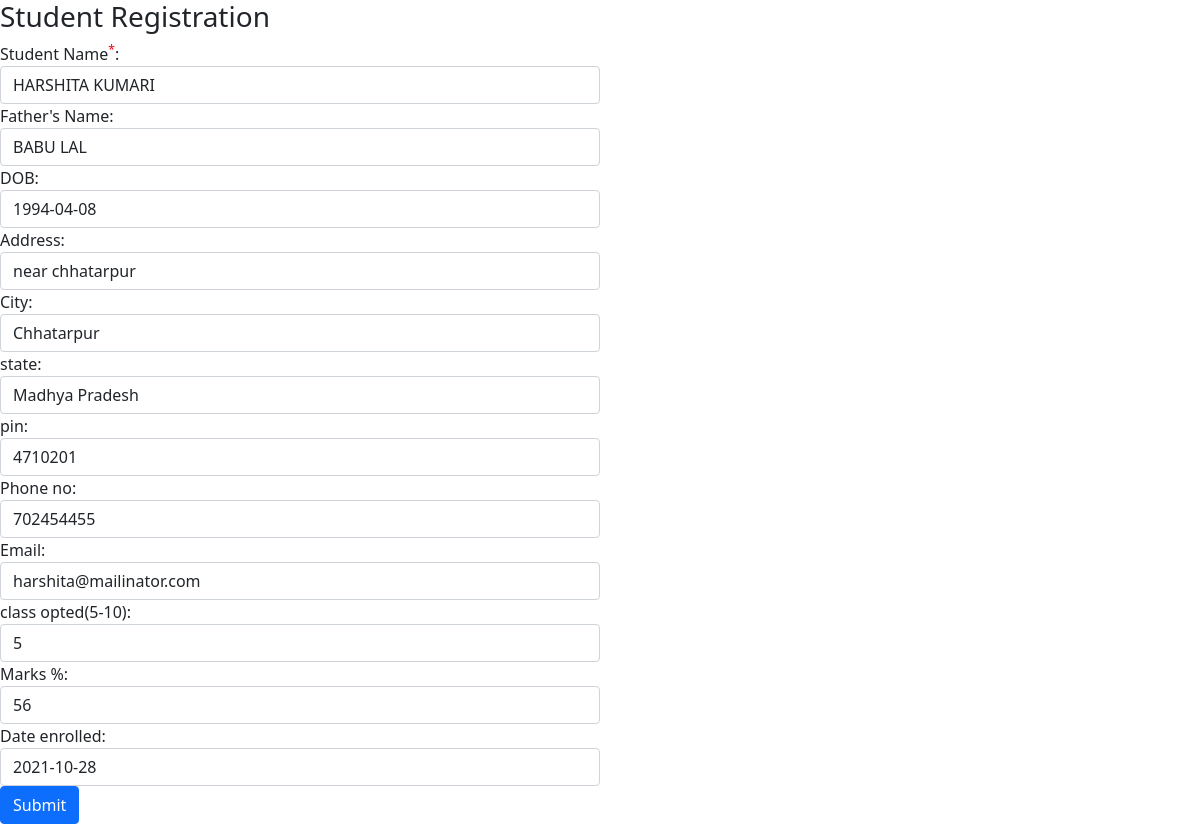
Screenshot of /add-student/3 with the database file from the repository.
### enrollment/models.py (models this page shows)
class Student(models.Model):
    student_name= models.TextField(null = True, blank= True)
    father_name= models.TextField(null = True, blank= True)
    dob= models.DateTimeField(null = True, blank= True)
    address= models.TextField(null = True, blank= True)
    city = models.TextField(null = True, blank= True)
    state = models.TextField(null = True, blank= True)
    pin = models.TextField(null = True, blank= True)
    phoneNo = models.TextField(null = True, blank= True)
    email = models.TextField(null = True, blank= True)
    class_opted = models.TextField(null = True, blank= True)
    marks = models.TextField(null = True, blank= True)
    date_enrolled = models.DateTimeField(null = True, blank= True)
    date_added= models.DateTimeField(auto_now= True)
    class Meta:
        db_table = 'Student'

### enrollment/views.py (the view)
# urls.py: path("add-student", views.add_student, name='addstudent'),
def add_student(request, id=None):
    if(id != None):
        student = Student.objects.get(id=id)
        print(student)
    else:
        student = []
    return render(request, 'add-student.html', {'student_detail':student})

### templates/add-student.html (shortened to what this page needs)
<!doctype html>
<html lang="en">
  <head>
    <link href="https://cdn.jsdelivr.net/npm/bootstrap@5.1.3/dist/css/bootstrap.min.css" rel="stylesheet">
    <link rel="stylesheet" href="https://cdnjs.cloudflare.com/ajax/libs/jquery-datetimepicker/2.5.20/jquery.datetimepicker.css" />
  </head>
  <body>
    <h3>Student Registration</h3>
    <form id="create_student_form" action="/createstudent" method="post">
        <div class="col-md-6">
            <div class="form-group">
                <label for="name">Student Name<sup class="error">*</sup>:</label>
                <input type="text" class="form-control" value="{{ student_detail.student_name }}" name="student_name" id="student_name">
            </div>
            <div class="form-group">
                <label for="name">Father's Name:</label>
                <input type="text" class="form-control" value="{{ student_detail.father_name }}" name="father_name" id="fathers_name">
            </div>
            <div class="form-group">
                <label for="name">DOB:</label>
                <input type="text" class="form-control" value = "{{student_detail.dob|date:"Y-m-d"}}" name="dob" id="dob">
            </div>
            <div class="form-group">
                <label for="name">Address:</label>
                <input type="text" class="form-control" value = "{{student_detail.address}}" name = "address" id="address">
            </div>
            <div class="form-group">
                <label for="name">City:</label>
                <input type="text" class="form-control" value = "{{student_detail.city}}" name="city" id="city">
            </div>
            <div class="form-group">
                <label for="name">state:</label>
                <input type="text" class="form-control" value = "{{student_detail.state}}" name="state" id="state">
            </div>
            <div class="form-group">
                <label for="name">pin:</label>
                <input type="number" class="form-control" value = "{{student_detail.pin}}" name="pin" id="pin">
            </div>
            <div class="form-group">
                <label for="name">Phone no:</label>
                <input type="number" class="form-control" value = "{{student_detail.phoneNo}}" name="phone_number" id="phone">
            </div>
            <div class="form-group">
                <label for="name">Email:</label>
                <input type="email" class="form-control" value = "{{student_detail.email}}" name="email_address" id="email_address">
            </div>
            <div class="form-group">
                <label for="name">class opted(5-10):</label>
                <select class="form-control" name="class_opted" id="class_opted">
                    <option value="5" {% if student_detail.class_opted == '5' %} selected {% endif %} >5</option>
                </select>
            </div>
            <div class="form-group">
                <label for="name">Marks %:</label>
                <input type="number" class="form-control" value= "{{student_detail.marks}}" name="marks" id="marks">
            </div>
            <div class="form-group">
                <label for="name"> Date enrolled:</label>
                <input type="text" class="form-control" value = "{{ student_detail.date_enrolled|date:"Y-m-d" }}" name="date_enrolled" id="date_enrolled">
            </div>
            <button type="submit" class="btn btn-primary">Submit</button>
        </div>
    </form>
  </body>
</html>

### templates/add-student.html (style rules this page uses)
.error { color:red }

### rows the page displays
Student: student_name "HARSHITA KUMARI", father_name "BABU LAL", dob "1994-04-08", address "near chhatarpur", city "Chhatarpur", state "Madhya Pradesh", pin "4710201", phone_number "702454455", email_address "harshita@mailinator.com", class_opted "5", marks "56", date_enrolled "2021-10-28"
